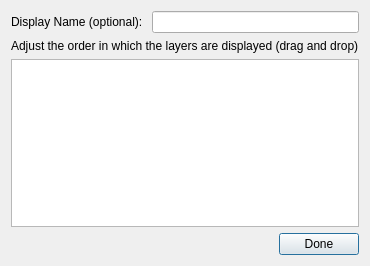
<?xml version="1.0" encoding="UTF-8"?>
<ui version="4.0">
 <class>MultiWmsDialog</class>
 <widget class="QDialog" name="MultiWmsDialog">
  <property name="geometry">
   <rect>
    <x>0</x>
    <y>0</y>
    <width>335</width>
    <height>266</height>
   </rect>
  </property>
  <property name="windowTitle">
   <string>WMS Layer Order</string>
  </property>
  <layout class="QGridLayout" name="gridLayout">
   <item row="4" column="0">
    <layout class="QHBoxLayout" name="horizontalLayout_2">
     <item>
      <spacer name="horizontalSpacer">
       <property name="orientation">
        <enum>Qt::Horizontal</enum>
       </property>
       <property name="sizeHint" stdset="0">
        <size>
         <width>40</width>
         <height>20</height>
        </size>
       </property>
      </spacer>
     </item>
     <item>
      <widget class="QPushButton" name="layerOrderPushButton">
       <property name="sizePolicy">
        <sizepolicy hsizetype="Fixed" vsizetype="Fixed">
         <horstretch>0</horstretch>
         <verstretch>0</verstretch>
        </sizepolicy>
       </property>
       <property name="minimumSize">
        <size>
         <width>50</width>
         <height>0</height>
        </size>
       </property>
       <property name="text">
        <string>Done</string>
       </property>
      </widget>
     </item>
    </layout>
   </item>
   <item row="0" column="0">
    <layout class="QHBoxLayout" name="horizontalLayout">
     <item>
      <widget class="QLabel" name="label_2">
       <property name="text">
        <string>Display Name (optional): </string>
       </property>
      </widget>
     </item>
     <item>
      <widget class="QLineEdit" name="displayNameLineEdit"/>
     </item>
    </layout>
   </item>
   <item row="2" column="0">
    <widget class="QLabel" name="label">
     <property name="text">
      <string>Adjust the order in which the layers are displayed (drag and drop)</string>
     </property>
    </widget>
   </item>
   <item row="3" column="0">
    <widget class="QListWidget" name="layerOrderListWidget">
     <property name="dragEnabled">
      <bool>true</bool>
     </property>
     <property name="dragDropMode">
      <enum>QAbstractItemView::InternalMove</enum>
     </property>
    </widget>
   </item>
  </layout>
 </widget>
 <resources>
  <include location="resources.qrc"/>
 </resources>
 <connections/>
</ui>
